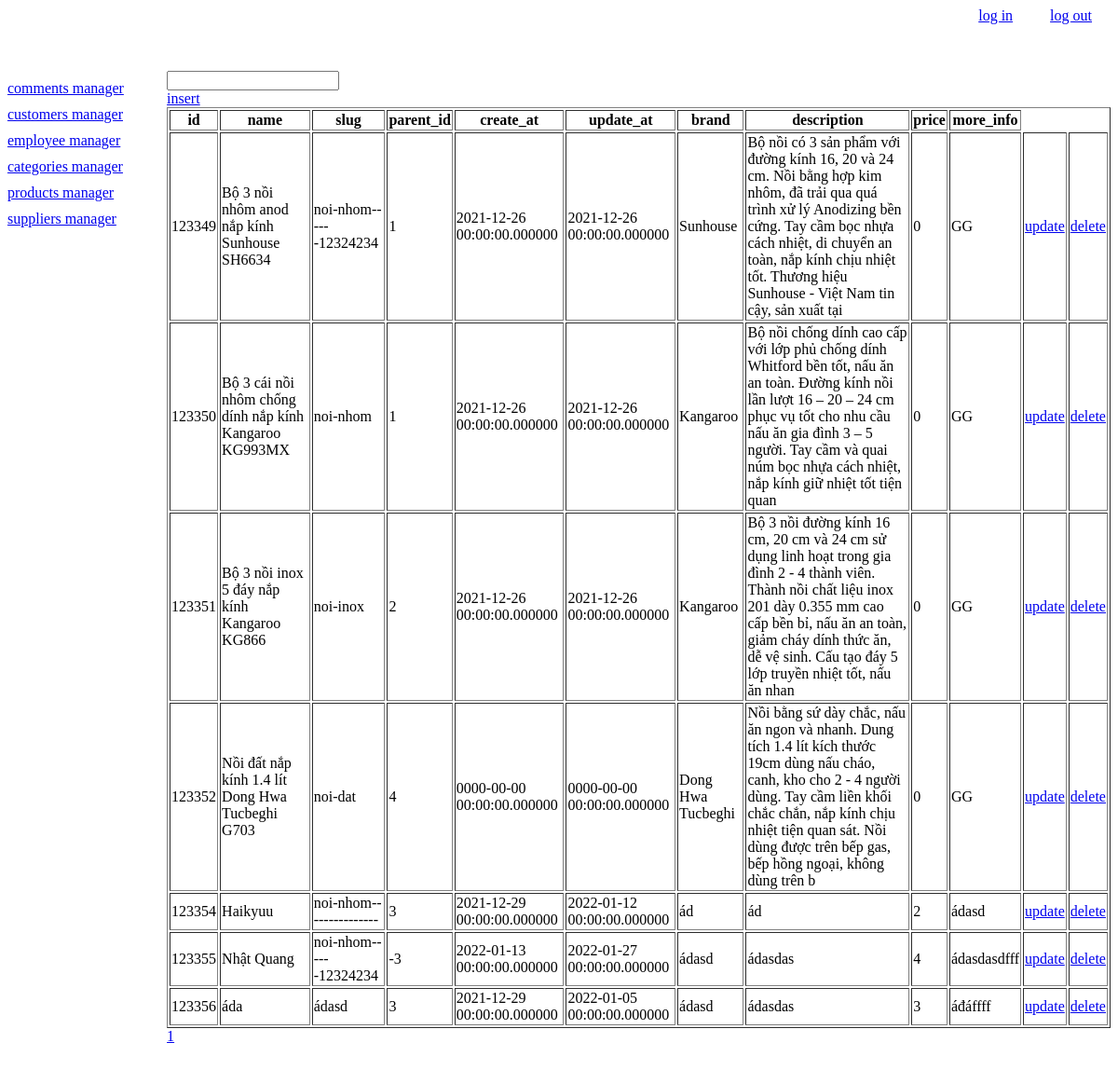
Screenshot of /products/index.php (signed in) with the database file from the repository.
### tables this page shows
CREATE TABLE `products` (
  `id` int(10) NOT NULL,
  `name` varchar(250) DEFAULT NULL,
  `slug` varchar(250) DEFAULT NULL,
  `parent_id` varchar(25) DEFAULT NULL,
  `create_at` datetime(6) DEFAULT NULL,
  `update_at` datetime(6) DEFAULT NULL,
  `brand` varchar(100) DEFAULT NULL,
  `description` varchar(250) DEFAULT NULL,
  `price` int(250) NOT NULL,
  `more_info` varchar(250) DEFAULT NULL
);

### products/index.php (the view, shortened to what this page needs)
<?php
if(!isset($_SESSION['id'])){
echo 'bạn cần đăng nhập';
?>
<!DOCTYPE html>
<html lang="en">
<head>
    <meta charset="UTF-8">
    <meta http-equiv="X-UA-Compatible" content="IE=edge">
    <meta name="viewport" content="width=device-width, initial-scale=1.0">
    <title>Document</title>
    <link rel="stylesheet" href="http://localhost/admin/style.css">
</head>
<body>
<div class="header">
        <div class="sub_header">
            <a href="../signin.php">log in</a><a href="../signout.php">log out</a>
        </div>
    </div>
</body>
</html>
   <?php }
   else {
    include '../header.php';
    $page = 1;
    $search ='';
    $connect = mysqli_connect('localhost','root','','20');
    mysqli_set_charset($connect,'utf8');
    $sql="select count(*) from products
    where (name like '%$search%' or id like '%$search%') ";
    $array_result= mysqli_query($connect,$sql);
    $record = mysqli_fetch_array($array_result)['count(*)'];
    $record_per_page = 10;
    $page_number = ceil($record/$record_per_page);
    $offset = ($page-1)*$record_per_page;
    $connect = mysqli_connect('localhost','root','','20');
    $sql="select * from products
    where (name like '%$search%' or id like '%$search%')
    limit $record_per_page offset $offset
    ";
    mysqli_set_charset($connect,'utf8');
    $array_result= mysqli_query($connect,$sql);
    ?>
     <caption>
        <form action="" method="get">
            <input type="search" name="search" value="<?php echo $search ?>">
        </form>
    </caption>
    <a href="insert.php">insert</a>
    <table width='100%' border= '1px solid black'>
            <tr>
                <th>id</th>
                <th>name</th>
                <th>slug</th>
                <th>parent_id</th>
                <th>create_at</th>
                <th>update_at</th>
                <th>brand</th>
                <th>description</th>
                <th>price</th>
                <th>more_info</th>
            </tr>
            <?php foreach ($array_result as $each){ ?>
            <tr>
                <td><?php echo $each['id'] ?></td>
                <td><?php echo $each['name'] ?></td>
                <td><?php echo $each['slug'] ?></td>
                <td><?php echo $each['parent_id'] ?></td>
                <td><?php echo $each['create_at'] ?></td>
                <td><?php echo $each['update_at'] ?></td>
                <td><?php echo $each['brand'] ?></td>
                <td><?php echo $each['description'] ?></td>
                <td><?php echo $each['price'] ?></td>
                <td><?php echo $each['more_info'] ?></td>
                <td><a href="update.php?id=<?php echo $each['id'] ?>">
                 update
                </a>
                </td>
                <td><a href="delete_process.php?id=<?php echo $each['id'] ?>">
                 delete
                </a>
                </td>
            </tr>
            <?php } ?>
        </table>
        <?php   for ($x = 1;$x <= $page_number; $x++){ ?>
                <a href="?page=<?php echo $x ?>&search=<?php echo $search ?>"> <?php echo $x ?> </a>
            <?php } ?>
<?php include '../footer.php'; } ?>

### rows the page displays
products: id "123349", name "Bộ 3 nồi nhôm anod nắp kính Sunhouse SH6634", slug "noi-nhom------12324234", parent "1", create_at "2021-12-26 00:00:00.000000", update_at "2021-12-26 00:00:00.000000", brand "Sunhouse", description "Bộ nồi có 3 sản phẩm với đường kính 16, 20 và 24 cm. Nồi bằng hợp kim nhôm, đã trải qua quá trình xử lý Anodizing bền cứng. Tay cầm bọc nhựa cách nhiệt, di chuyển an toàn, nắp kính chịu nhiệt tốt. Thương hiệu Sunhouse - Việt Nam tin cậy, sản xuất tại", price "0", more_info "GG"
products: id "123350", name "Bộ 3 cái nồi nhôm chống dính nắp kính Kangaroo KG993MX", slug "noi-nhom", parent "1", create_at "2021-12-26 00:00:00.000000", update_at "2021-12-26 00:00:00.000000", brand "Kangaroo", description "Bộ nồi chống dính cao cấp với lớp phủ chống dính Whitford bền tốt, nấu ăn an toàn. Đường kính nồi lần lượt 16 – 20 – 24 cm phục vụ tốt cho nhu cầu nấu ăn gia đình 3 – 5 người. Tay cầm và quai núm bọc nhựa cách nhiệt, nắp kính giữ nhiệt tốt tiện quan", price "0", more_info "GG"
products: id "123351", name "Bộ 3 nồi inox 5 đáy nắp kính Kangaroo KG866", slug "noi-inox", parent "2", create_at "2021-12-26 00:00:00.000000", update_at "2021-12-26 00:00:00.000000", brand "Kangaroo", description "Bộ 3 nồi đường kính 16 cm, 20 cm và 24 cm sử dụng linh hoạt trong gia đình 2 - 4 thành viên. Thành nồi chất liệu inox 201 dày 0.355 mm cao cấp bền bỉ, nấu ăn an toàn, giảm cháy dính thức ăn, dễ vệ sinh. Cấu tạo đáy 5 lớp truyền nhiệt tốt, nấu ăn nhan", price "0", more_info "GG"
products: id "123352", name "Nồi đất nắp kính 1.4 lít Dong Hwa Tucbeghi G703", slug "noi-dat", parent "4", create_at "0000-00-00 00:00:00.000000", update_at "0000-00-00 00:00:00.000000", brand "Dong Hwa Tucbeghi", description "Nồi bằng sứ dày chắc, nấu ăn ngon và nhanh. Dung tích 1.4 lít kích thước 19cm dùng nấu cháo, canh, kho cho 2 - 4 người dùng. Tay cầm liền khối chắc chắn, nắp kính chịu nhiệt tiện quan sát. Nồi dùng được trên bếp gas, bếp hồng ngoại, không dùng trên b", price "0", more_info "GG"
products: id "123354", name "Haikyuu", slug "noi-nhom---------------", parent "3", create_at "2021-12-29 00:00:00.000000", update_at "2022-01-12 00:00:00.000000", brand "ád", description "ád", price "2", more_info "ádasd"
products: id "123355", name "Nhật Quang", slug "noi-nhom------12324234", parent "-3", create_at "2022-01-13 00:00:00.000000", update_at "2022-01-27 00:00:00.000000", brand "ádasd", description "ádasdas", price "4", more_info "ádasdasdfff"
products: id "123356", name "áda", slug "ádasd", parent "3", create_at "2021-12-29 00:00:00.000000", update_at "2022-01-05 00:00:00.000000", brand "ádasd", description "ádasdas", price "3", more_info "áđáffff"
